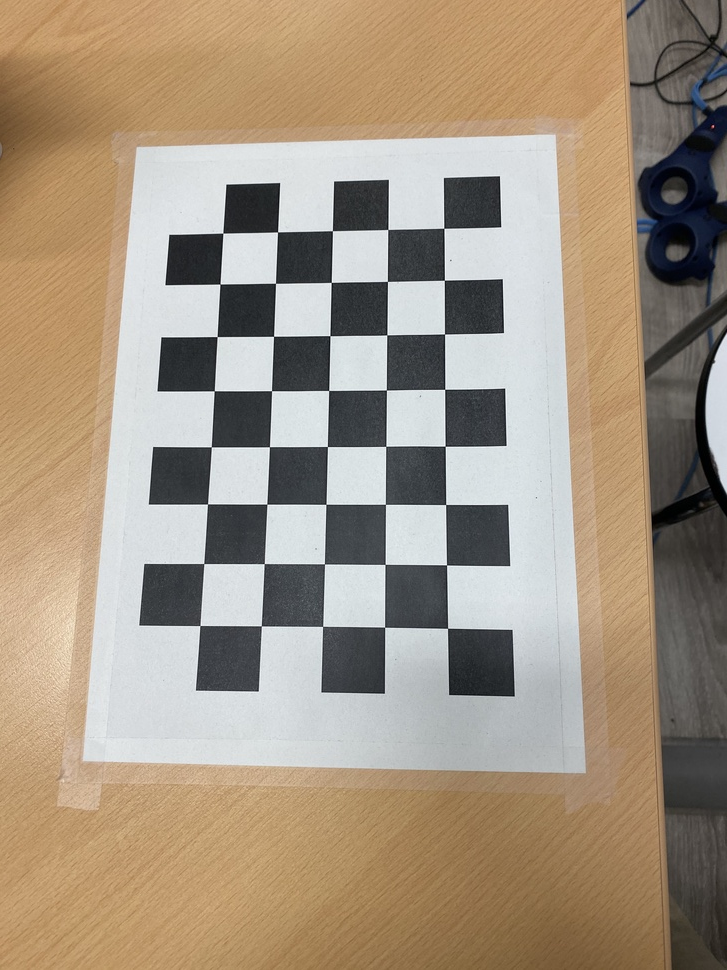
#> input picture LabSession4_v2/chessboards/0.jpg, 727 x 970 px, shrunk from 3024 x 4032 before the run, found by its file name
$ jupyter execute LabSession3.ipynb
#> lines starting #> are read from the running program, lines starting #| are printed output that depends on the picture; long printed decimals are rounded
# Camera Calibration
## Computer Vision and Image Processing - Lab Session 3
### Prof: Luigi Di Stefano, luigi.distefano@unibo.it
### Tutor: Pierluigi Zama Ramirez, pierluigi.zama@unibo.it

**Camera calibration** is the process whereby all **parameters** defining the camera model are estimated for a specific camera device.

The **pinhole camera model** is represented by the **Perspective Projection Matrix (PPM)**, which in turn can be decomposed into 3 independent tokens: **intrinsic parameter matrix ($A$), rotation matrix ($R$) and translation vector ($T$)**. Depending on the application, either the PPM only or also its independent components ($A, R, T$) need to be estimated.

Many camera calibration algorithms do exist. The basic process, though, relies always on setting up a linear system of equations given a set of **known 3D-2D correspondences**, so as to then solve for the unknown camera parameters.

To obtain the required correspondences specific physical objects (referred to as **calibration targets**) having easily detectable features (such as e.g. **chessboard** or dot patterns) are typically deployed.

## Pinhole camera model

The general form of the Perspective Projection Matrix  (PPM or P) can be thought of as encoding the position of the camera wrt the world into G, the perspective projection carried out by a pinhole camera into the canonical $PPM [I|0]$ and, finally, the actual characteristics of the sensing device into $A$.

<p style="text-align: center"> $A[I│0]G$ or $P=A[R│T]$ </p>

## Intrisics Parameters

Matrix A, which models the characteristics of the image sensing device, is called **Intrinsic Parameter Matrix**.

where:

* $f$ is the **focal length** of the pinhole system
* $k_u = \frac{1}{\delta u}$ , $ k_v = \frac{1}{\delta v} $ are, respectively, the inverse of the **horizontal and vertical pixel size**
* $u_0$, $v_0$ are the coordinates of the **piercing point** wrt the top-left corner

**Intrinsic parameters are 5** but can be **reduced** in number by setting $a_u = f*k_u$, $ a_v = f*k_v$ such quantities representing, respectively, the focal length expressed in horizontal and vertical pixel size.

**The number of intrinsic parameters estimated by OpenCV is thus 4**. The pixel size is usually provided in the camera datasheet: if it is known, the metric focal length can be recovered.

## Extrinsics Parameters

Matrix G, which encodes the position and orientation of the camera withresect to the WRF, is called Extrinsic Parameter Matrix.

* As a **rotation matrix** **(3x3=9 entries)** has indeed only **3 independent parameters (DOF)**, which correspond to the **rotation angles** around the axis of the RF, the **total number of extrinsic parameter is 6** (**3 translation parameters, 3 rotation parameters**)

* Hence, the general form of the PPM can be thought of as encoding the position of the camera wrt the world into G, the perspective projection carried out by a pinhole camera into the canonical $PPM[I|0]$ and, finally, the actual characteristics of the sensing device into A.

## World Reference Frame

The **World Reference Frame**, to ease the derivation and implementation of calibration routines, is assumed **attached with the chessboard**. Therefore, **different calibration images lead to different World Reference Frames**.
In other words, you can actually doing your calibration by **moving the chessboard** (as depicted on the left picture), but the software sees those transformations as if you were **moving the camera** (as depicted on the right picture).

**Of course you can also move the camera to acquire the various calibration images.**

The position of the origin of the WRF on the chessboard is arbitrary, and different packages define it differently.

If we are using an **unambiguous chessboard**, the WRF can at least be defined univocally.

For instance, OpenCV > 2.2 places it so that:
* the **origin** lays on the **first row or column starting and ending with black squares**
* the resulting **z axis** in a **right-handed** reference frame **points away from the camera**.

We can find two possible origins in the unambiguous pattern below (red and yellow points):

**We have to know the chessboard width and height**.

Depending on what we choose as origin the chessboard can be specified to the software as 8(width) times 5(height) squares, or viceversa as depticted in the image below.

Choosen the width and height of the pattern and given that the z axis has to form a right handed reference frame with the others, for each origin we obtain only one possibile direction of x and y axis.

The **x and y axes direction** are **fixed by the chessboard definition**.
* **x axis** lays along the **“width”** of the chessboard
* **y axis** along the **“height”** of the chessboard

Note that, in OpenCV to define the chessboard we use **the number of internal corners**.

Camera calibration approaches can be split into **two** main categories:

* Those relying on a **single image** featuring **several (at least  2) planes containing a known pattern**.

* Those relying on **several (at least 3) different images** of **one given planar pattern**. (We are using this kind of approach!)

In practise, it is difficult to build accurate targets containing multiple planes, while an accurate planar target can be attained rather easily.

Implementing a camera calibration software requires a significant effort. However, the main Computer Vision toolbox include specific functions (OpenCV, Matlab CC Toolbox, Halcon.)

## Zhang Method for Calibration

## Implementing **Camera Calibration** with *OpenCV*

First of all let us import the usual libraries:

[cell 1]
import numpy as np
import cv2
from matplotlib import pyplot as plt

## Acquiring the calibration images

The **minimum** number of images to calibrate a camera is __3__. A rule of thumb is to take **at least 12** pictures because it is possible that you will not be able to detect the chessboard in all of them and it will make calibration results more robusts.

Moreover, try to take both pictures with **several rotations of the chessboard**.

When you acquired the pictures save them on your computer in a known folder.

Let us create a list of the paths to all the calibration images. (**The path to the images you have just taken if you want to calibrate your own camera** or you can use the pictures contained inside *"chessboards"*).

[cell 2]
dirname = "chessboards/"
img_names = [dirname + str(i) + ".jpg" for i in range(13)]
print(img_names)

## Finding 2D-3D correspondeces

First of all we need to perform the first step of Zhang method. Finding all 2D-3D correspondeces between corner 2D position in the image and 3D world coordinates.

### 3D Coordinates

We need to measure the size of the square (measure it direcly using a ruler on the printed chessboard) to know the 3D coordinates of the points:

[cell 3]
square_size = 26.5 #mm

Then count the number of **inner corner** per row and column of the calibration target (chessboard). We will call it *pattern_size*:

[cell 4]
pattern_size = (8,5) # number of inner corner

Let us create the 3D coordinate for each corner of the chessboard.

We know that 3D coordinates of a corner $c_{i,j}$ will be *i x square_size* and *j x square_size* where $i,j$ are the row and column of the corner in the pattern grid.

The total number of corner is *rows x columns* of the pattern size.

To build the $i,j$ coordinate for each point in the grid is really useful the numpy method *np.indices(shape)* which returns an rows x columns array containing the 2D indices of that array:

[cell 5]
indices = np.indices(pattern_size, dtype=np.float32)
print("Shape of indices: " , indices.shape)
print(indices)

**N.B** we need it in **float** type because later we will need to multiply it with float numbers.

Let us see for instance the x and y indices of the position 1,1 in the grid:

[cell 6]
print(indices[:,1,1])

(1,1) of course!

Since we know that the distance between the corners is exactly 26.5mm (square_size), we have to multiply these indices by square_size to get the real 3D x,y coordinates:

[cell 7]
indices *= square_size
print(indices)

We got the x,y coordinates of each corner in the world reference system ! (assumed that the first is in position (0mm,0mm)). For instance let us try to plot again the 1,1 corner position:

[cell 8]
print(indices[:,1,1])

The corner $c_{1,1}$ is in position 26.5,26.5 mm in the world! Moreover, during the camera calibration we assume that all the pixels belonging to the chessboard lie in the same plane with z=0.

So the 3D coordinate in the WRF of each corner is just x,y,0!

Let us create an array for containing each 3D cordinate. It will have shape *rows x columns x 3*  where rows and columns are referred to the pattern size while 3 is because we need x,y,z values.

[cell 9]
pattern_points = np.zeros([pattern_size[0]*pattern_size[1], 3], np.float32)
print(pattern_points.shape)

Now let us assing each x,y to pattern_points. We need to transpose the (__2__,8,5) to become a (5,8,**2**) array and then reshape it to (40,2). Then we assign this vector to the pattern_points[:,:2] getting our array of (x,y,0) 3D coordinates:

[cell 10]
coords_3D = indices.T
print("Transpose shape: " , coords_3D.shape)

coords_3D = coords_3D.reshape(-1, 2)
print(coords_3D.shape)

pattern_points[:, :2] = coords_3D

# The croner [0,1] of the grid will be in posizion 1
print("3D coordinates of Corner [0,1]: ",  pattern_points[1])

# The croner [1,1] of the grid will be in posizion 9+1=10 where 9 is pattern_size[0] (width)
print("3D coordinates of Corner [1,1]: ",  pattern_points[pattern_size[0]*1 + 1])

### 2D Coordinates

Now that we have the 3D coordinate of each corner in the world reference system we need to get the cooresponding 2D coordinate of each corner in each chessboard images.

Let us first load a sample image to understand how to detect corners. It needs to be loaded **GRAYSCALE**:

[cell 11]
img = cv2.imread("chessboards/0.jpg",cv2.IMREAD_GRAYSCALE)
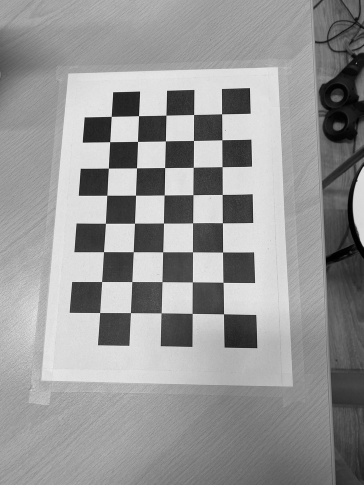
#> img: shape (970, 727) (shown at 1/2 size); min 0, max 255, mean 150.1

We can use **cv2.findChessboardCorners(img, pattern_size)** to detect corner in an image.

The functions will return a boolean value **found** and the list of the **corners** 2D coordinate in the image. **found** will be true if and only if all the 8x5 (40) corners will be detected in the image. If the image is too dark or too bright the algorithm may fail to detect corners and **found** would be false.

**N.B** If you pass the wrong pattern_size the method will be really slow leading to a **found=False** result.

[cell 12]
found, corners = cv2.findChessboardCorners(img, pattern_size)
#> found = True; corners = 40 rows, first 8: [443.8, 228.3], [444.3, 280.2], [444.5, 334], [444.7, 389.3], [445.1, 446.2], [445.6, 504.5], [446.5, 564.9], [447.6, 628.3]
print("Found: " , found)
#| Found:  True
print("2D image coordinate of corners: ", corners)
#> (printed output is left out)

Even if we **found** the 2D positions of corners, they might not be accurate.

To refine the results we can call **cv2.cornerSubPix**.

See in OpenCV [documentation](https://docs.opencv.org/2.4/modules/imgproc/doc/feature_detection.html?highlight=cornersubpix#cornersubpix*documentation.) for more detail about this function.

[cell 13]
# Do cornerSubPix only if chessboard found is True
if found:
    #Refining corner position to subpixel iteratively until criteria max_count=30 or criteria_eps_error=1 is sutisfied
    term = (cv2.TERM_CRITERIA_EPS + cv2.TERM_CRITERIA_COUNT, 30, 1)
    #Image Corners
    cv2.cornerSubPix(img, corners, (5, 5), (-1, -1), term)

Let us visualize the founded corners. Follow **from red to blu** lines to go from (0,0) to (8,5) corner:

[cell 14]
vis = cv2.cvtColor(img, cv2.COLOR_GRAY2BGR)
cv2.drawChessboardCorners(vis, pattern_size, corners, found)
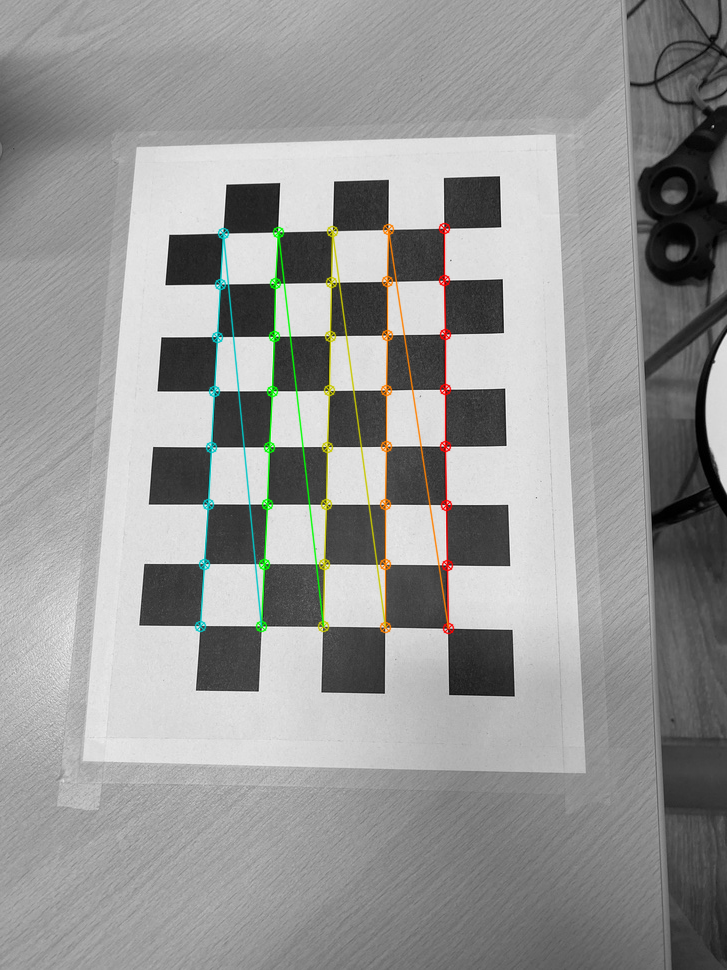
#> vis: shape (970, 727, 3); mean B, G, R 149.2, 150.4, 150.1
plt.figure(figsize=(20,10))
plt.imshow(cv2.cvtColor(vis, cv2.COLOR_BGR2RGB))
plt.show()

When we calibrate a camera we need to repeat this operation on all calibration images so I will define a function to process images which return the pairs of (2D,3D) points:

[cell 15]
def processImage(fn):
#> called with fn = 'chessboards/0.jpg'
    print('processing {}'.format(fn))
    img = cv2.imread(fn, cv2.IMREAD_GRAYSCALE)

    if img is None:
        print("Failed to load", fn)
        return None

    found, corners = cv2.findChessboardCorners(img, pattern_size)
#> found = True

    if found:
        #Refining corner position to subpixel iteratively until criteria  max_count=30 or criteria_eps_error=1 is sutisfied
        term = (cv2.TERM_CRITERIA_EPS + cv2.TERM_CRITERIA_COUNT, 5, 1)
        #Image Corners
        cv2.cornerSubPix(img, corners, (5, 5), (-1, -1), term)

    vis = cv2.cvtColor(img, cv2.COLOR_GRAY2BGR)
    cv2.drawChessboardCorners(vis, pattern_size, corners, found)

    plt.figure(figsize=(20,10))
    plt.imshow(vis)
    plt.show()

    if not found:
        print('chessboard not found')
        return None

    print('           %s... OK' % fn)
    return (corners.reshape(-1, 2), pattern_points)

We then process each chessboard image we acquired previously:

[cell 16]
chessboards = [processImage(fn) for fn in img_names]

And we filter out each not found chessboard:

[cell 17]
chessboards = [x for x in chessboards if x is not None]

We add to two lists each 2D and 3D points respectively building the set of 2D-3D correspondeces used during calibration process:

[cell 18]
# Creating the lists of 2D and 3D points
obj_points = [] #3D points
img_points = [] #2D points

for (corners, pattern_points) in chessboards:
        img_points.append(corners)
        obj_points.append(pattern_points)

## Calibrate Camera

Now that we got all 3D points (obj_points) and their corresponding 2D points (img_points) we can calibrate our camera and perform all other Zhang steps:


**READY ???????**

...

...

...

...

...

...

...

...

...

...

...

...

**LUCKY** OpenCV provides a single method to it! (Danger Escaped! :D )

**cv2.calibrateCamera(3D_points, 2D_points, (width,height), None,None)**

This method takes as input the corresponding points and the width and height of the image and it returns all the parameters of the camera:

[cell 19]
# Getting the width and height of the images
h, w = cv2.imread(img_names[0], cv2.IMREAD_GRAYSCALE).shape[:2]
#> h = 970; w = 727

# Calibrating Camera
rms, camera_matrix, dist_coefs, rvecs, tvecs = cv2.calibrateCamera(obj_points, img_points, (w, h), None, None)
#> rms = 0.133; camera_matrix = [[732.7, 0, 358.4], [0, 738.9, 496.8], [0, 0, 1]]; dist_coefs = [[0.268, -1.48, -0.00156, 6.34e-05, 2.78]]; rvecs = ([-0.123, 0.224, 1.57],); tvecs = ([40.46, -125.9, 352.7],)

print("\nRMS:", rms)
#| RMS: 0.1329
print("camera matrix:\n", camera_matrix)
#| camera matrix:
#|  [[732.696   0.         358.375]
#|  [  0.         738.925 496.772]
#|  [  0.           0.           1.        ]]
print("distortion coefficients: ", dist_coefs.ravel())
#| distortion coefficients:  [ 2.68311740e-01 -1.48123168e+00 -1.56141880e-03  6.33742353e-05
#|   2.78493212e+00]
print("Rotation vectors:", rvecs)
#| Rotation vectors: (array([[-0.1232],
#|        [ 0.2244],
#|        [ 1.571]]),)
print("translation vectors", tvecs)
#| translation vectors (array([[  40.460],
#|        [-125.920],
#|        [ 352.690]]),)

We notice that we got several outputs from *cv2.calibrateCamera*. They are respectively:
* RMS (Root Mean Square Error): **Reprojection error in pixel** using the estimated camera parameters. The lower it is the better calibration you obtain. Usually it should be in a range **between 0.1 and 1** in good calibrations. If it is much larger than 1 you did some mistakes during the calibration process.

* camera_matrix: **Intrinsics parameters** of the camera expressed as 3x3 matrix

* dist_coefs: **lens distorsion** coefficents expressed as 1x6 array.

* rvecs: **rotations** of the cameras **for each chessboard image**. It is an array of dimension Nx3 where N are the number of images where you found the chessboard during calibration while 3 are the 3 DOF of the rotations.

* tvecs: **translations** of the cameras **for each chessboard image**. It is an array of dimension Nx3 where N are the number of images where you found the chessboard during calibration while 3 are the coordiante of the 3D translation vectors.

**N.B** If we need the rotation matrix starting from a rotation vector rvec or vice-versa we can use:

**cv2.Rodrigues(rvec,tvec)**.

Given a rvec it will return the 3x3 rotation matrix. Let us try with the first element of rvecs found by calibration:

[cell 20]
rotation_matrix = cv2.Rodrigues(rvecs[0])[0]
#> rotation_matrix = [[-0.0153, -0.998, 0.0629], [0.976, -0.00111, 0.219], [-0.219, 0.0647, 0.974]]
print("R shape: ", rotation_matrix.shape)
#| R shape:  (3, 3)
print(rotation_matrix)
#| [[-0.01529 -0.9979  0.06292]
#|  [ 0.9756 -0.001112  0.2194]
#|  [-0.2189  0.06474  0.9736]]

So if we need the complete 3x4 extrinsics matrix we need to concatenate the rotation matrix and the traslation vector along axis 1. To do it we can use **np.concatenate(listOfArrays, axis)**

[cell 21]
translation_matrix = tvecs[0]
#> translation_matrix = [40.46, -125.9, 352.7]
print("T shape", translation_matrix.shape)
#| T shape (3, 1)

extrinsics_matrix = np.concatenate([rotation_matrix,translation_matrix], axis=1)
#> extrinsics_matrix = [[-0.0153, -0.998, 0.0629, 40.46], [0.976, -0.00111, 0.219, -125.9], [-0.219, 0.0647, 0.974, 352.7]]
print("RT shape: ", extrinsics_matrix.shape)
#| RT shape:  (3, 4)

## Undistorting images

Now that we know the **lens distorsions** and the **intrisics parameters** we can undistort images.

__Reminder__ There are two main kind of distorsion in lenses:

* **Radial distortion**: lines far from the principal point look distorted Radial distortion is modeled using the following relationship between the undistorted coordinates  $x_u$  and  $y_u$  and the distorted ones $x$ and $y$:

<p style="text-align: center"> $x_u = x(1+k_1r_2+k_2r_4+k_3r_6)$ </p>
<p style="text-align: center"> $y_u = y(1+k_1r_2+k_2r_4+k_3r_6)$ </p>

**<p style="text-align: center"> Pincushion distorsion: </p>**

**<p style="text-align: center"> Barrel distorsion: </p>**

* **Tangential distortion**: occurring becouse the lens is not perfectly parallel to the camera plane.

In sum, we need five parameters to model camera distortion:  $[k1,k2,k3,p1,p2]$ , which are the five values returned by the function cv2.calibrateCamera in the dist_coefs variable.

To undistort an image in OpenCV we only need to call **cv2.getOptimalNewCameraMatrix** then **cv2.initUndistortRectifyMap** and finally **cv2.remap**.

* **cv2.getOptimalNewCameraMatrix** : If the scaling parameter alpha=0, it returns undistorted image with minimum unwanted pixels. So it may even remove some pixels at image corners. If alpha=1, all pixels are retained with some extra black images. It also returns an image ROI which can be used to crop the result.
* **cv2.initUndistortRectifyMap**:  Find a mapping function from distorted image to undistorted image.
* **cv2.remap**: Apply a mapping function.

[cell 22]
# Finding the new optical camera matrix
newcameramtx, roi = cv2.getOptimalNewCameraMatrix(camera_matrix, dist_coefs, (w, h), 1, (w, h))
#> newcameramtx = [[745.6, 0, 358.5], [0, 773.2, 492.8], [0, 0, 1]]; roi = (72, 94, 575, 808)

[cell 23]
img = cv2.imread("chessboards/0.jpg")
#> img is the input picture: shape (970, 727, 3); mean B, G, R 129.1, 147.8, 162.7
# Getting the mapping between undistorted and distorted images
mapx,mapy = cv2.initUndistortRectifyMap(camera_matrix,dist_coefs,None,newcameramtx,(w,h),5)
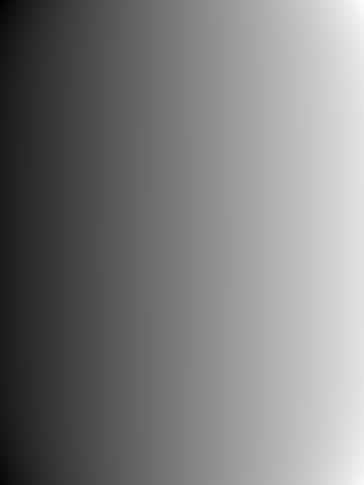
#> mapx: shape (970, 727) float32 (shown at 1/2 size); min -96.94, max 833, mean 363.1; drawn with min black and max white
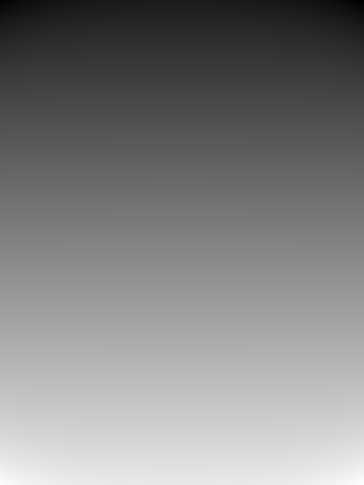
#> mapy: shape (970, 727) float32 (shown at 1/2 size); min -122.9, max 1070.5, mean 487.4; drawn with min black and max white
# Apply the mapping
im_undistorted = cv2.remap(img,mapx,mapy,cv2.INTER_LINEAR)
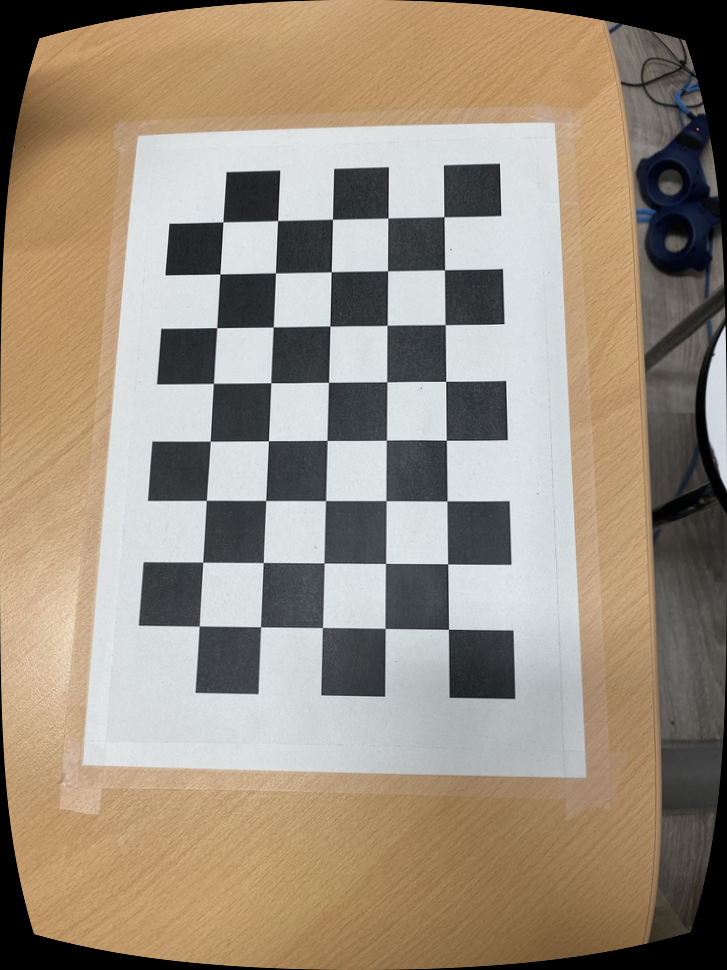
#> im_undistorted: shape (970, 727, 3); mean B, G, R 125.6, 142.2, 155.3

plt.imshow(cv2.cvtColor(im_undistorted, cv2.COLOR_BGR2RGB))
plt.show()
#> (the rest of the program and of its run is left out)
